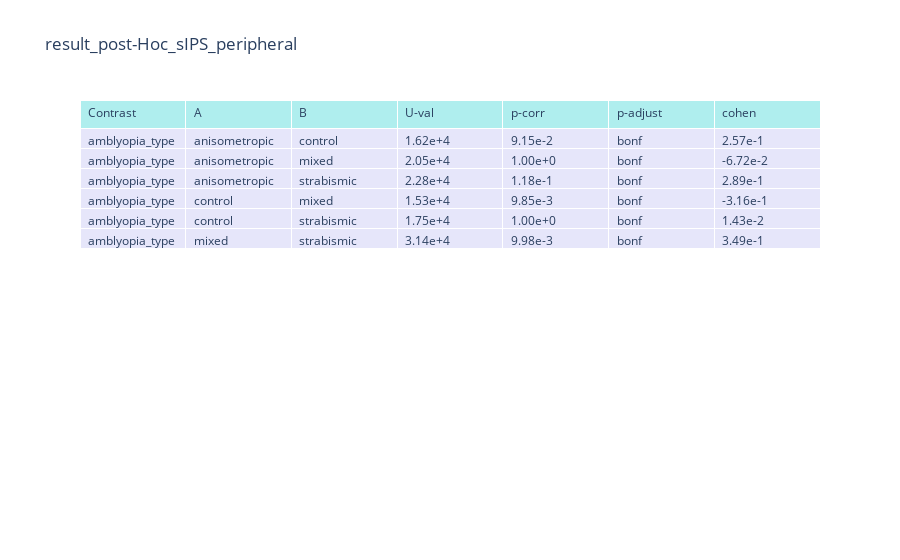

Notebook code cell kept with this figure:
### Markdown cell above
# Post-Hoc

### Code cell
ecc_range = 'peripheral'
#ecc_range = 'foveal'
#ecc_range = 'para-foveal'

roi = 'sIPS'

data_roi_ecc = data.loc[(data.roi == roi)& (data.ecc_categoric == ecc_range)]


a = pg.pairwise_tests(dv='sd', between='amblyopia_type', padjust ='bonf',
                      correction = True, effsize='cohen',data=data_roi_ecc,parametric=False)


#plot results 
selected_columns = ['Contrast', 'A', 'B','U-val','p-corr','p-adjust','cohen']
fig = go.Figure(data=[go.Table(
    header=dict(values=selected_columns,
                fill_color='paleturquoise',
                align='left'),
    
    cells=dict(values=[a.Contrast, a.A,a.B,a['U-val'],a['p-corr'],a['p-adjust'],a.cohen],
               fill_color='lavender',
               align='left',
               format=[None, None,None,'.2e','.2e',None,'.2e'])) 
])


fig.update_layout(title='result_post-Hoc_{}_{}'.format(roi,ecc_range))

fig.write_image('/Users/uriel/Desktop/rapport_figures/p-value/result_post-Hoc_{}_{}.png'.format(roi,ecc_range))
fig.show()

### Figure 1 — Plotly figure (JSON) as saved in the notebook; plotly's stock layout.template omitted (floating-point values rounded to 4 significant figures)
{"data": [{"cells": {"align": "left", "fill": {"color": "lavender"}, "format": [null, null, null, ".2e", ".2e", null, ".2e"], "values": [["amblyopia_type", "amblyopia_type", "amblyopia_type", "amblyopia_type", "amblyopia_type", "amblyopia_type"], ["anisometropic", "anisometropic", "anisometropic", "control", "control", "mixed"], ["control", "mixed", "strabismic", "mixed", "strabismic", "strabismic"], [16219, 20450, 22833, 15290, 17480.0, 31430.0], [0.09146, 1, 0.1179, 0.009855, 1, 0.009976], ["bonf", "bonf", "bonf", "bonf", "bonf", "bonf"], [0.2568, -0.06725, 0.2892, -0.3161, 0.01427, 0.3494]]}, "header": {"align": "left", "fill": {"color": "paleturquoise"}, "values": ["Contrast", "A", "B", "U-val", "p-corr", "p-adjust", "cohen"]}, "type": "table"}], "layout": {"autosize": true, "title": {"text": "result_post-Hoc_sIPS_peripheral"}}}
